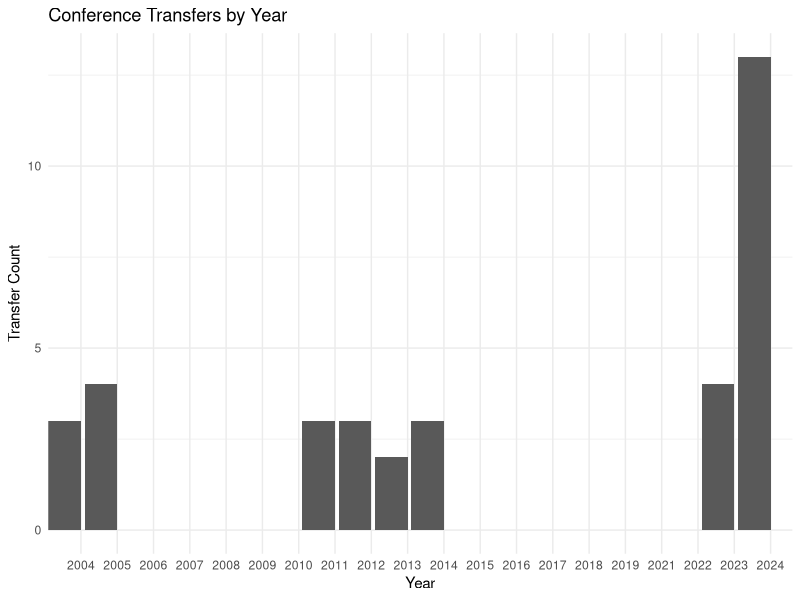

Here is the R script that generated this plot:
library(tidyverse)
library(readr)

transfer <- read.csv("./data/transfer.csv")

transfer$YEAR <- as.factor(transfer$YEAR)

## transfers by year
ggplot() +
    geom_col(data = transfer, aes(x = `YEAR`, y = `TEAM_COUNT`), show.legend = TRUE, just = 1) +
    theme_minimal() +
    labs(x = "Year", y = "Transfer Count", title = "Conference Transfers by Year")

